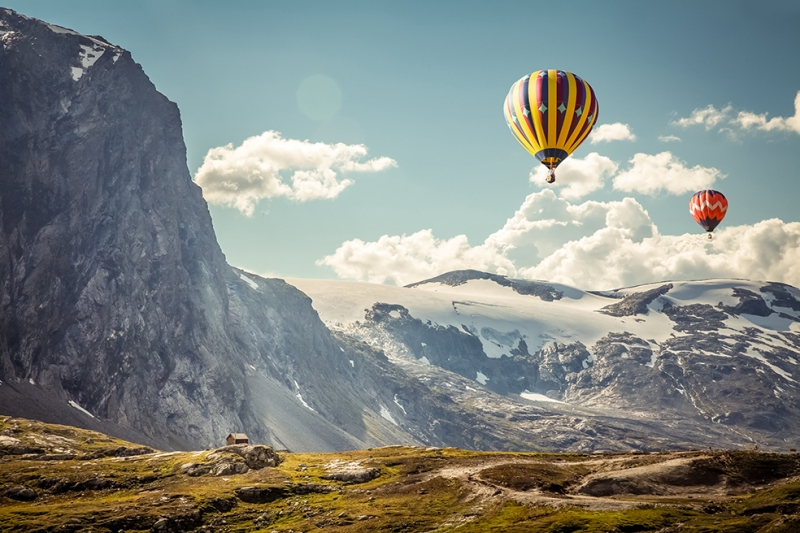
#> input picture pictures/dag.jpg, 800 x 533 px, found by its file name
$ python opencv_9.py
#> lines starting #> are read from the running program, lines starting #| are printed output that depends on the picture; after the words box and inside, x2 and y2 are one past the last pixel; in counts of white or black regions, pixels touching at a corner belong together
import cv2
import numpy as np
import matplotlib.pyplot as plt

img = cv2.imread("pictures/dag.jpg")
#> img is the input picture: shape (533, 800, 3); mean B, G, R 130.6, 135.5, 129.6
img = cv2.cvtColor(img, cv2.COLOR_BGR2GRAY)
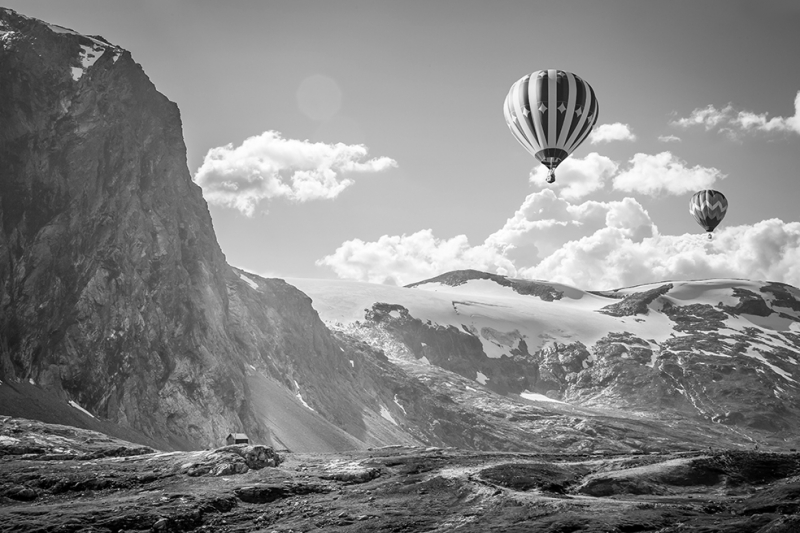
#> img: shape (533, 800); min 0, max 255, mean 133.1
plt.figure()
plt.imshow(img, cmap = "gray")
plt.axis("off")


#esikleme

_, thresh_img = cv2.threshold(img, thresh=60, maxval=255, type=cv2.THRESH_BINARY) #60-255 arasını beyaz yapıyor tersi için type=cv2.THRESH_BINARY_INV
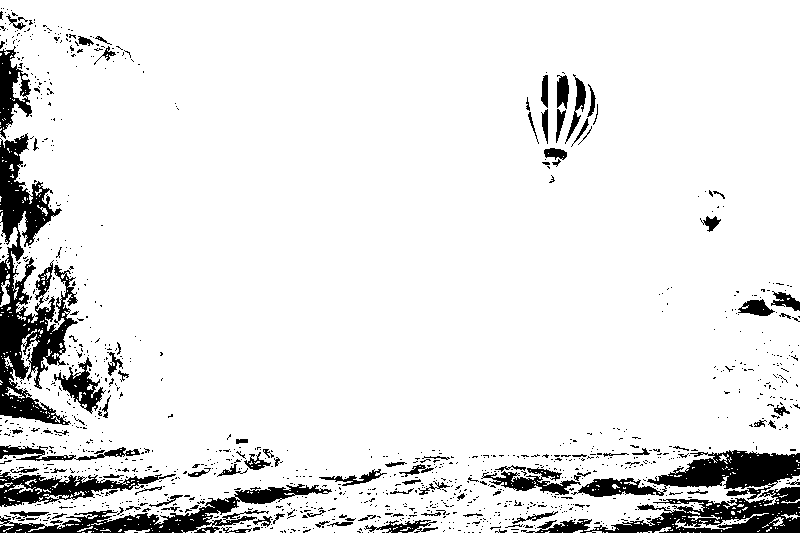
#> thresh_img: shape (533, 800); 90.5% white; 1161 black regions (1059 under 20 px), largest, box (x1, y1, x2, y2) and area: (0, 133, 78, 425) 9394, (521, 487, 800, 533) 4885, (571, 450, 800, 500) 4817
plt.figure()
plt.imshow(thresh_img, cmap = "gray")
plt.axis("off")


#uyarlamalı eşik değeri
thresh_img2 = cv2.adaptiveThreshold(img, 255, cv2.ADAPTIVE_THRESH_MEAN_C, cv2.THRESH_BINARY, 11, 8)
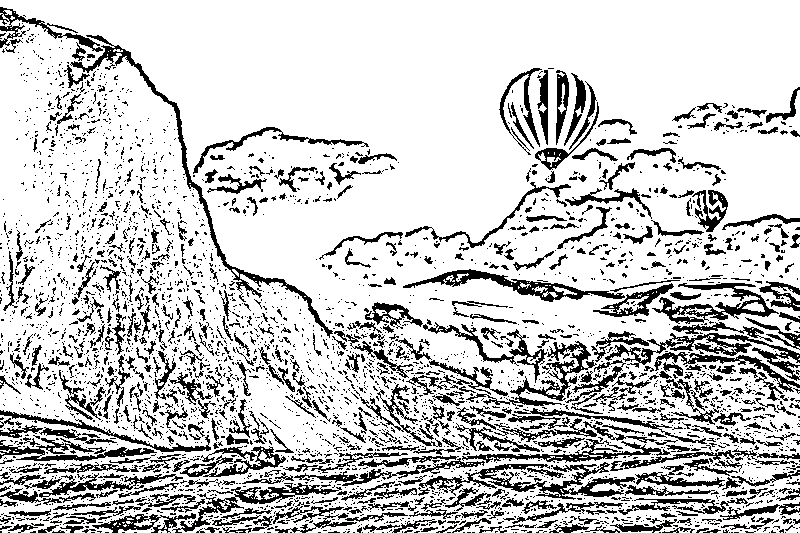
#> thresh_img2: shape (533, 800); 79.4% white; 3570 black regions (2972 under 20 px), largest, box (x1, y1, x2, y2) and area: (70, 35, 333, 338) 2391, (419, 462, 635, 500) 2272, (605, 333, 800, 381) 1931
# (resim, max value, adaptive thresh için kullanacağımız yöntem,
#  binary vieya binary_inv eşik değerini belirtir, 11 de blok_size eşik değeri hesaplamak için ,c sabitine göre ortalama alınır)
plt.figure()
plt.imshow(thresh_img2, cmap="gray")
plt.axis("off")
plt.show()

$ run again, with pictures/cat1.jpg copied over pictures/dag.jpg
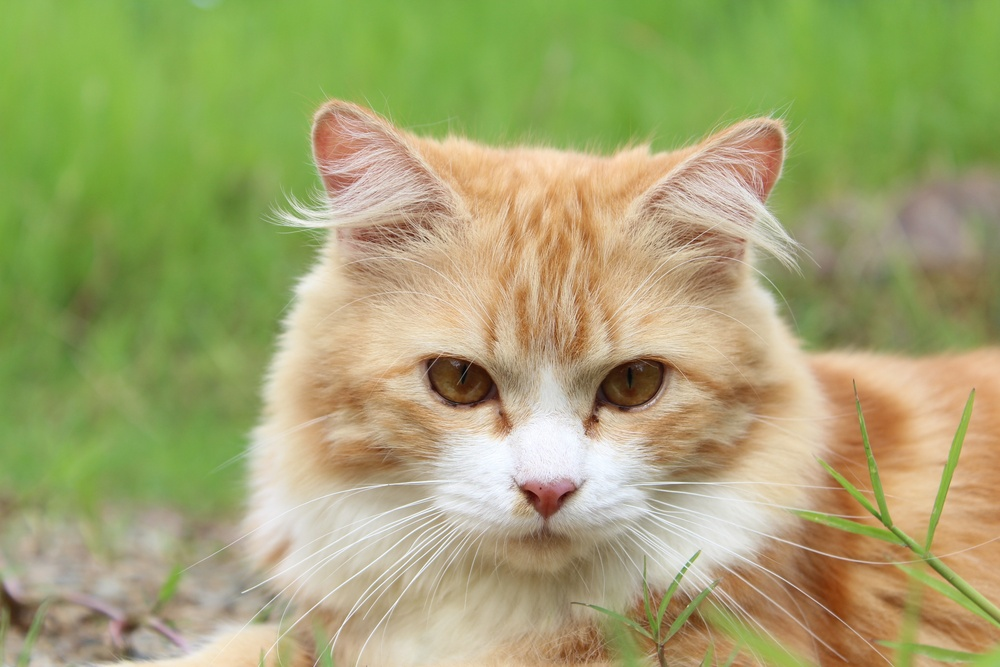
#> input picture pictures/cat1.jpg, 1000 x 667 px, shrunk from 3456 x 2304 before the run, found by its file name
#> img is the input picture: shape (667, 1000, 3); mean B, G, R 111, 164.6, 162.4
#> img: shape (667, 1000)
#> `_, thresh_img = cv2.threshold(img, thresh=60, maxval=255, type=cv2.THR..`:
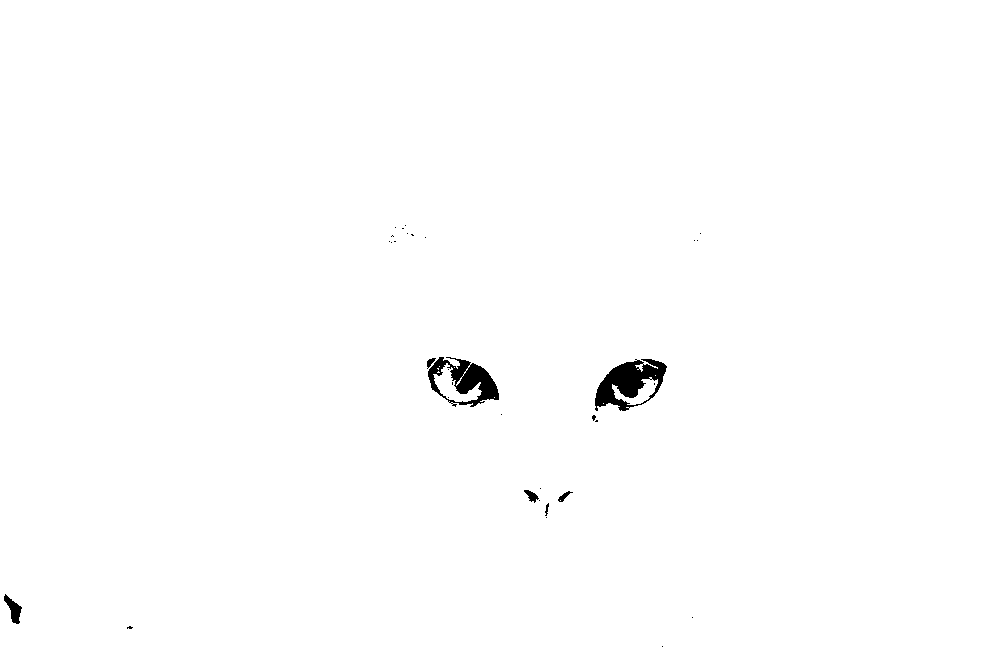
#> thresh_img: shape (667, 1000); 99.4% white; 33 black regions (26 under 20 px), largest, box (x1, y1, x2, y2) and area: (595, 359, 667, 411) 1960, (428, 357, 499, 407) 1609, (4, 594, 22, 624) 246
#> `thresh_img2 = cv2.adaptiveThreshold(img, 255, cv2.ADAPTIVE_THRESH_MEAN..`:
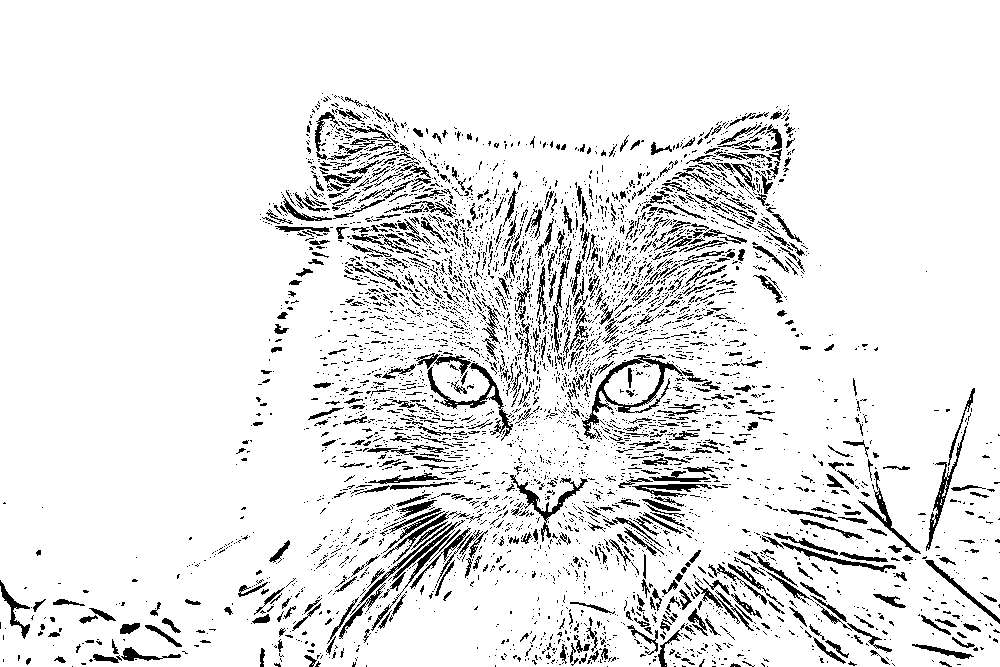
#> thresh_img2: shape (667, 1000); 90.6% white; black in thin lines or dots, all inside (x1, y1, x2, y2) = (0, 93, 1000, 667)

$ run again, with pictures/cat2.jpg copied over pictures/dag.jpg
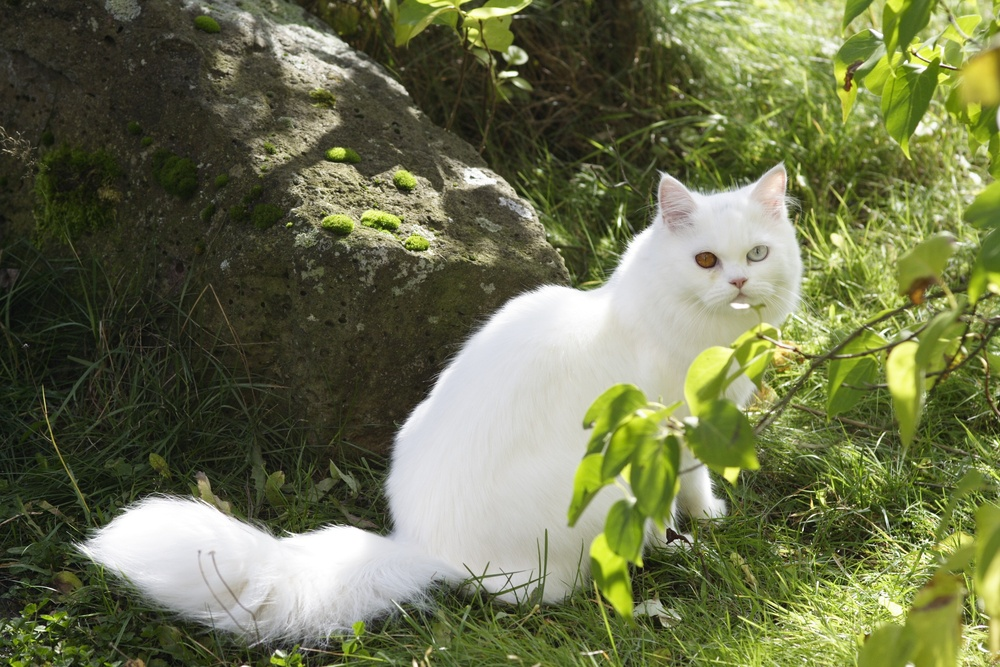
#> input picture pictures/cat2.jpg, 1000 x 667 px, shrunk from 3456 x 2304 before the run, found by its file name
#> img is the input picture: shape (667, 1000, 3); mean B, G, R 77.7, 113.5, 108.3
#> img: shape (667, 1000)
#> `_, thresh_img = cv2.threshold(img, thresh=60, maxval=255, type=cv2.THR..`:
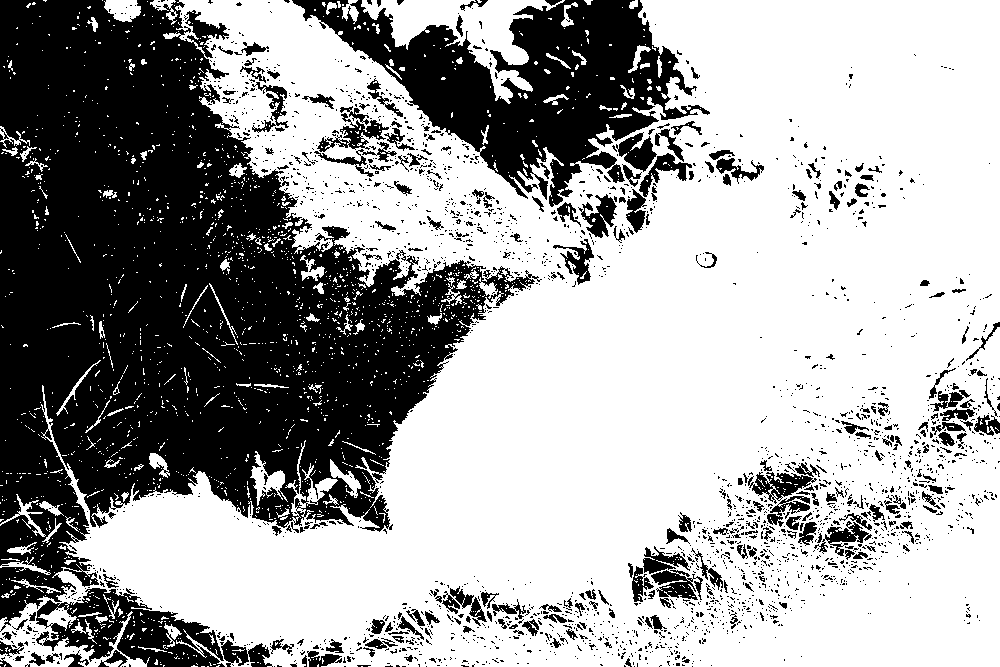
#> thresh_img: shape (667, 1000); 63.6% white; 2442 black regions (2183 under 20 px), largest, box (x1, y1, x2, y2) and area: (0, 0, 542, 632) 165516, (292, 0, 710, 207) 34473, (36, 588, 225, 667) 7352
#> `thresh_img2 = cv2.adaptiveThreshold(img, 255, cv2.ADAPTIVE_THRESH_MEAN..`:
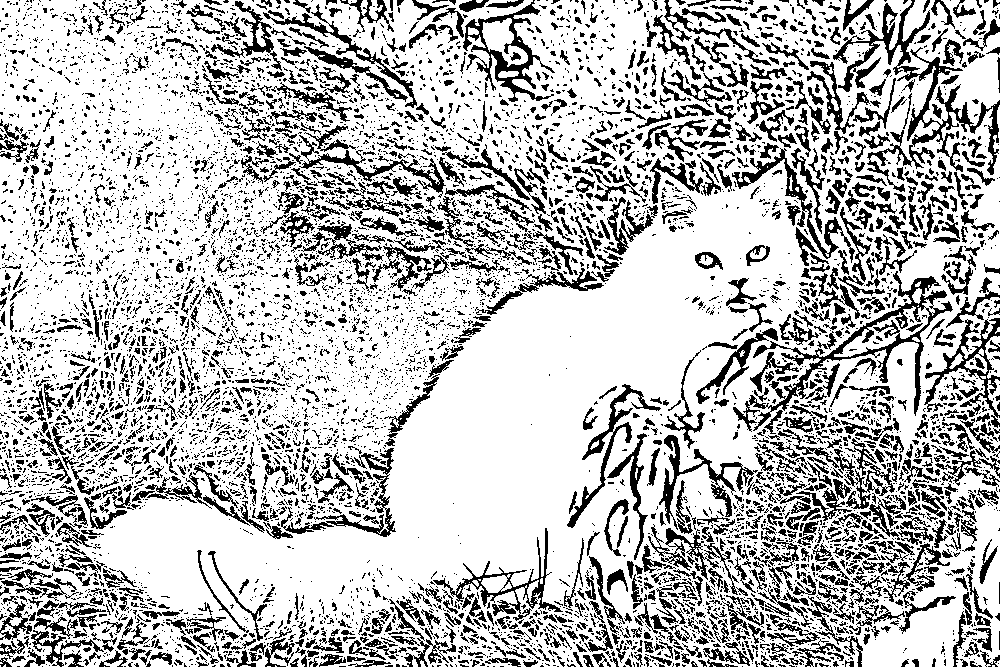
#> thresh_img2: shape (667, 1000); 74.3% white; 7811 black regions (6342 under 20 px), largest, box (x1, y1, x2, y2) and area: (833, 0, 1000, 192) 5214, (733, 271, 953, 432) 4036, (463, 0, 555, 102) 2198

$ run again, with pictures/dd.jpg copied over pictures/dag.jpg
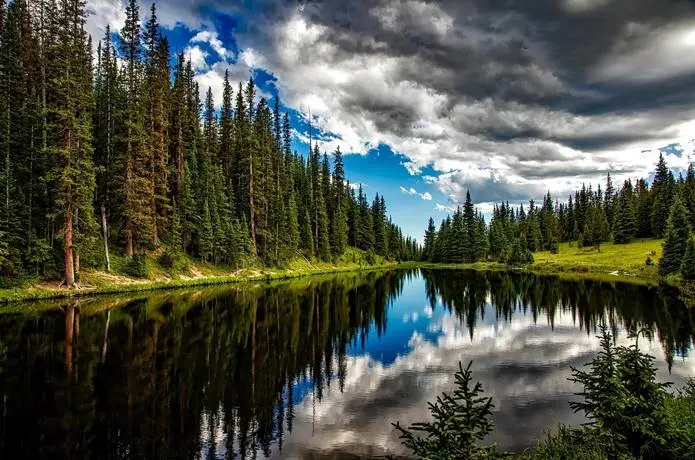
#> input picture pictures/dd.jpg, 695 x 460 px, found by its file name
#> img is the input picture: shape (460, 695, 3); mean B, G, R 72.6, 83.3, 78.8
#> img: shape (460, 695)
#> `_, thresh_img = cv2.threshold(img, thresh=60, maxval=255, type=cv2.THR..`:
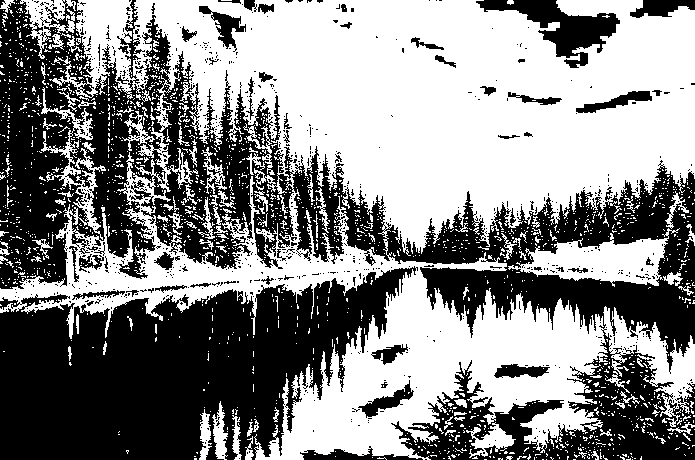
#> thresh_img: shape (460, 695); 53.6% white; 841 black regions (780 under 20 px), largest, box (x1, y1, x2, y2) and area: (0, 0, 695, 460) 84953, (0, 266, 418, 460) 50622, (476, 0, 620, 68) 3494
#> `thresh_img2 = cv2.adaptiveThreshold(img, 255, cv2.ADAPTIVE_THRESH_MEAN..`:
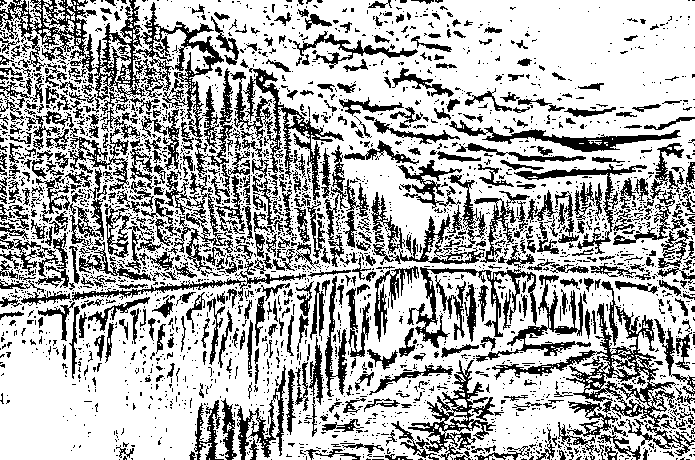
#> thresh_img2: shape (460, 695); 69.4% white; 2943 black regions (2382 under 20 px), largest, box (x1, y1, x2, y2) and area: (0, 0, 233, 271) 8857, (492, 303, 676, 429) 4042, (243, 68, 344, 200) 2129
